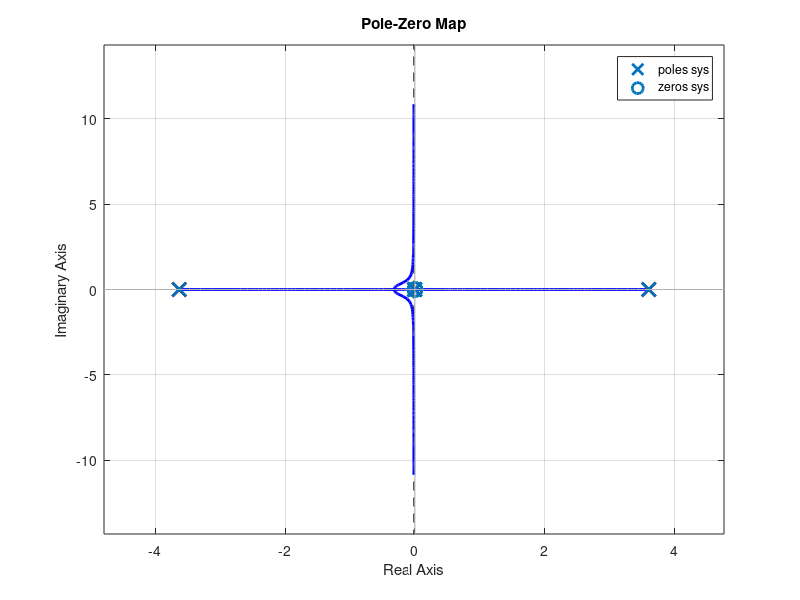

This figure's MATLAB source:
clear;clc;
%%
mc = 1.5;
mp = 0.5;
g = 9.82;
L = 1;
d1 = 0.01;
d2 = 0.01;


A = [0, 0, 1, 0;
    0, 0, 0 ,1;
    0, (g*mp)/mc, -d1/mc, -d2/(L*mc);
    0, (g*(mc+mp))/(L*mc), -d1/(L*mc), -(d2*(mc+mp))/((L^2)*mc*mp)];

B = [0; 0; 1/mc; 1/(L*mc)];

C = [0 1 0 0];
D = 0;

%x = [q1;q2;q1';q2']

sys = ss(A, B, C, D);

%% 
poles = pole(sys)
eigen = eig(sys)
zeros = zero(sys)
pzmap(sys)
TF = ss2tf(A, B, C, D)

%%
rlocus(sys)
pzmap(sys)
